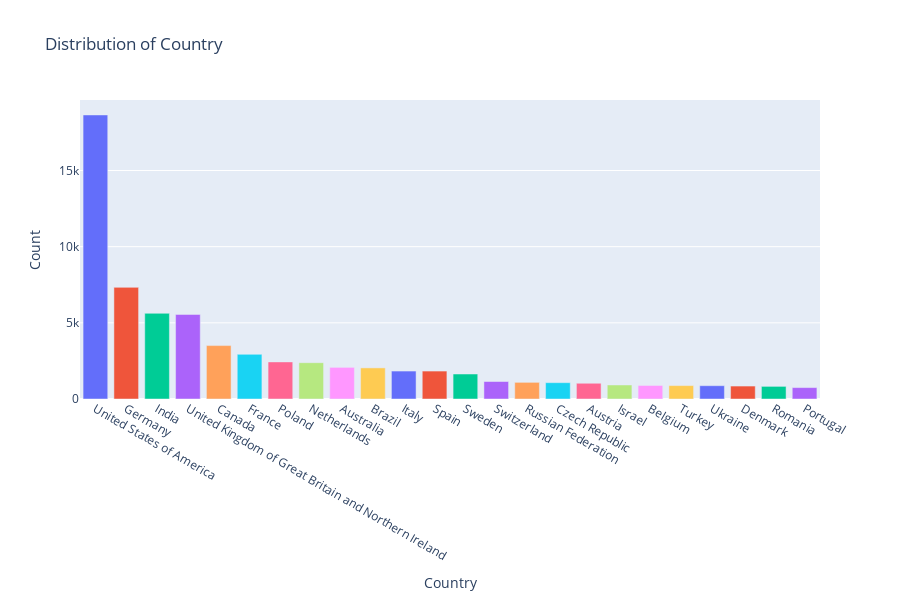

The cell this chart's notebook holds for it:
### Markdown cell above
#### Countries

### Code cell
plot_generic(df, 'Country', 'bar', showlegend=False, max_unique_values=24, width=900, height=600)

### Figure 1 — Plotly figure (JSON) as saved in the notebook; plotly's stock layout.template omitted (floating-point values rounded to 4 significant figures)
{"data": [{"alignmentgroup": "True", "customdata": [[21.2]], "hovertemplate": "<b>%{hovertext}</b><br><br>Country=%{x}<br>Count=%{y}<br>Percentage (%)=%{customdata[0]}<extra></extra>", "hovertext": ["United States of America"], "legendgroup": "United States of America", "marker": {"color": "#636efa", "pattern": {"shape": ""}}, "name": "United States of America", "offsetgroup": "United States of America", "orientation": "v", "showlegend": true, "textposition": "auto", "type": "bar", "x": ["United States of America"], "xaxis": "x", "y": [18647], "yaxis": "y"}, {"alignmentgroup": "True", "customdata": [[8.33]], "hovertemplate": "<b>%{hovertext}</b><br><br>Country=%{x}<br>Count=%{y}<br>Percentage (%)=%{customdata[0]}<extra></extra>", "hovertext": ["Germany"], "legendgroup": "Germany", "marker": {"color": "#EF553B", "pattern": {"shape": ""}}, "name": "Germany", "offsetgroup": "Germany", "orientation": "v", "showlegend": true, "textposition": "auto", "type": "bar", "x": ["Germany"], "xaxis": "x", "y": [7328], "yaxis": "y"}, {"alignmentgroup": "True", "customdata": [[6.39]], "hovertemplate": "<b>%{hovertext}</b><br><br>Country=%{x}<br>Count=%{y}<br>Percentage (%)=%{customdata[0]}<extra></extra>", "hovertext": ["India"], "legendgroup": "India", "marker": {"color": "#00cc96", "pattern": {"shape": ""}}, "name": "India", "offsetgroup": "India", "orientation": "v", "showlegend": true, "textposition": "auto", "type": "bar", "x": ["India"], "xaxis": "x", "y": [5625], "yaxis": "y"}, {"alignmentgroup": "True", "customdata": [[6.31]], "hovertemplate": "<b>%{hovertext}</b><br><br>Country=%{x}<br>Count=%{y}<br>Percentage (%)=%{customdata[0]}<extra></extra>", "hovertext": ["United Kingdom of Great Britain and Northern Ireland"], "legendgroup": "United Kingdom of Great Britain and Northern Ireland", "marker": {"color": "#ab63fa", "pattern": {"shape": ""}}, "name": "United Kingdom of Great Britain and Northern Ireland", "offsetgroup": "United Kingdom of Great Britain and Northern Ireland", "orientation": "v", "showlegend": true, "textposition": "auto", "type": "bar", "x": ["United Kingdom of Great Britain and Northern Ireland"], "xaxis": "x", "y": [5552], "yaxis": "y"}, {"alignmentgroup": "True", "customdata": [[3.99]], "hovertemplate": "<b>%{hovertext}</b><br><br>Country=%{x}<br>Count=%{y}<br>Percentage (%)=%{customdata[0]}<extra></extra>", "hovertext": ["Canada"], "legendgroup": "Canada", "marker": {"color": "#FFA15A", "pattern": {"shape": ""}}, "name": "Canada", "offsetgroup": "Canada", "orientation": "v", "showlegend": true, "textposition": "auto", "type": "bar", "x": ["Canada"], "xaxis": "x", "y": [3507], "yaxis": "y"}, {"alignmentgroup": "True", "customdata": [[3.33]], "hovertemplate": "<b>%{hovertext}</b><br><br>Country=%{x}<br>Count=%{y}<br>Percentage (%)=%{customdata[0]}<extra></extra>", "hovertext": ["France"], "legendgroup": "France", "marker": {"color": "#19d3f3", "pattern": {"shape": ""}}, "name": "France", "offsetgroup": "France", "orientation": "v", "showlegend": true, "textposition": "auto", "type": "bar", "x": ["France"], "xaxis": "x", "y": [2933], "yaxis": "y"}, {"alignmentgroup": "True", "customdata": [[2.77]], "hovertemplate": "<b>%{hovertext}</b><br><br>Country=%{x}<br>Count=%{y}<br>Percentage (%)=%{customdata[0]}<extra></extra>", "hovertext": ["Poland"], "legendgroup": "Poland", "marker": {"color": "#FF6692", "pattern": {"shape": ""}}, "name": "Poland", "offsetgroup": "Poland", "orientation": "v", "showlegend": true, "textposition": "auto", "type": "bar", "x": ["Poland"], "xaxis": "x", "y": [2435], "yaxis": "y"}, {"alignmentgroup": "True", "customdata": [[2.71]], "hovertemplate": "<b>%{hovertext}</b><br><br>Country=%{x}<br>Count=%{y}<br>Percentage (%)=%{customdata[0]}<extra></extra>", "hovertext": ["Netherlands"], "legendgroup": "Netherlands", "marker": {"color": "#B6E880", "pattern": {"shape": ""}}, "name": "Netherlands", "offsetgroup": "Netherlands", "orientation": "v", "showlegend": true, "textposition": "auto", "type": "bar", "x": ["Netherlands"], "xaxis": "x", "y": [2383], "yaxis": "y"}, {"alignmentgroup": "True", "customdata": [[2.36]], "hovertemplate": "<b>%{hovertext}</b><br><br>Country=%{x}<br>Count=%{y}<br>Percentage (%)=%{customdata[0]}<extra></extra>", "hovertext": ["Australia"], "legendgroup": "Australia", "marker": {"color": "#FF97FF", "pattern": {"shape": ""}}, "name": "Australia", "offsetgroup": "Australia", "orientation": "v", "showlegend": true, "textposition": "auto", "type": "bar", "x": ["Australia"], "xaxis": "x", "y": [2078], "yaxis": "y"}, {"alignmentgroup": "True", "customdata": [[2.32]], "hovertemplate": "<b>%{hovertext}</b><br><br>Country=%{x}<br>Count=%{y}<br>Percentage (%)=%{customdata[0]}<extra></extra>", "hovertext": ["Brazil"], "legendgroup": "Brazil", "marker": {"color": "#FECB52", "pattern": {"shape": ""}}, "name": "Brazil", "offsetgroup": "Brazil", "orientation": "v", "showlegend": true, "textposition": "auto", "type": "bar", "x": ["Brazil"], "xaxis": "x", "y": [2042], "yaxis": "y"}, {"alignmentgroup": "True", "customdata": [[2.09]], "hovertemplate": "<b>%{hovertext}</b><br><br>Country=%{x}<br>Count=%{y}<br>Percentage (%)=%{customdata[0]}<extra></extra>", "hovertext": ["Italy"], "legendgroup": "Italy", "marker": {"color": "#636efa", "pattern": {"shape": ""}}, "name": "Italy", "offsetgroup": "Italy", "orientation": "v", "showlegend": true, "textposition": "auto", "type": "bar", "x": ["Italy"], "xaxis": "x", "y": [1835], "yaxis": "y"}, {"alignmentgroup": "True", "customdata": [[2.08]], "hovertemplate": "<b>%{hovertext}</b><br><br>Country=%{x}<br>Count=%{y}<br>Percentage (%)=%{customdata[0]}<extra></extra>", "hovertext": ["Spain"], "legendgroup": "Spain", "marker": {"color": "#EF553B", "pattern": {"shape": ""}}, "name": "Spain", "offsetgroup": "Spain", "orientation": "v", "showlegend": true, "textposition": "auto", "type": "bar", "x": ["Spain"], "xaxis": "x", "y": [1834], "yaxis": "y"}, {"alignmentgroup": "True", "customdata": [[1.87]], "hovertemplate": "<b>%{hovertext}</b><br><br>Country=%{x}<br>Count=%{y}<br>Percentage (%)=%{customdata[0]}<extra></extra>", "hovertext": ["Sweden"], "legendgroup": "Sweden", "marker": {"color": "#00cc96", "pattern": {"shape": ""}}, "name": "Sweden", "offsetgroup": "Sweden", "orientation": "v", "showlegend": true, "textposition": "auto", "type": "bar", "x": ["Sweden"], "xaxis": "x", "y": [1641], "yaxis": "y"}, {"alignmentgroup": "True", "customdata": [[1.31]], "hovertemplate": "<b>%{hovertext}</b><br><br>Country=%{x}<br>Count=%{y}<br>Percentage (%)=%{customdata[0]}<extra></extra>", "hovertext": ["Switzerland"], "legendgroup": "Switzerland", "marker": {"color": "#ab63fa", "pattern": {"shape": ""}}, "name": "Switzerland", "offsetgroup": "Switzerland", "orientation": "v", "showlegend": true, "textposition": "auto", "type": "bar", "x": ["Switzerland"], "xaxis": "x", "y": [1149], "yaxis": "y"}, {"alignmentgroup": "True", "customdata": [[1.24]], "hovertemplate": "<b>%{hovertext}</b><br><br>Country=%{x}<br>Count=%{y}<br>Percentage (%)=%{customdata[0]}<extra></extra>", "hovertext": ["Russian Federation"], "legendgroup": "Russian Federation", "marker": {"color": "#FFA15A", "pattern": {"shape": ""}}, "name": "Russian Federation", "offsetgroup": "Russian Federation", "orientation": "v", "showlegend": true, "textposition": "auto", "type": "bar", "x": ["Russian Federation"], "xaxis": "x", "y": [1094], "yaxis": "y"}, {"alignmentgroup": "True", "customdata": [[1.22]], "hovertemplate": "<b>%{hovertext}</b><br><br>Country=%{x}<br>Count=%{y}<br>Percentage (%)=%{customdata[0]}<extra></extra>", "hovertext": ["Czech Republic"], "legendgroup": "Czech Republic", "marker": {"color": "#19d3f3", "pattern": {"shape": ""}}, "name": "Czech Republic", "offsetgroup": "Czech Republic", "orientation": "v", "showlegend": true, "textposition": "auto", "type": "bar", "x": ["Czech Republic"], "xaxis": "x", "y": [1072], "yaxis": "y"}, {"alignmentgroup": "True", "customdata": [[1.17]], "hovertemplate": "<b>%{hovertext}</b><br><br>Country=%{x}<br>Count=%{y}<br>Percentage (%)=%{customdata[0]}<extra></extra>", "hovertext": ["Austria"], "legendgroup": "Austria", "marker": {"color": "#FF6692", "pattern": {"shape": ""}}, "name": "Austria", "offsetgroup": "Austria", "orientation": "v", "showlegend": true, "textposition": "auto", "type": "bar", "x": ["Austria"], "xaxis": "x", "y": [1033], "yaxis": "y"}, {"alignmentgroup": "True", "customdata": [[1.05]], "hovertemplate": "<b>%{hovertext}</b><br><br>Country=%{x}<br>Count=%{y}<br>Percentage (%)=%{customdata[0]}<extra></extra>", "hovertext": ["Israel"], "legendgroup": "Israel", "marker": {"color": "#B6E880", "pattern": {"shape": ""}}, "name": "Israel", "offsetgroup": "Israel", "orientation": "v", "showlegend": true, "textposition": "auto", "type": "bar", "x": ["Israel"], "xaxis": "x", "y": [921], "yaxis": "y"}, {"alignmentgroup": "True", "customdata": [[1.01]], "hovertemplate": "<b>%{hovertext}</b><br><br>Country=%{x}<br>Count=%{y}<br>Percentage (%)=%{customdata[0]}<extra></extra>", "hovertext": ["Belgium"], "legendgroup": "Belgium", "marker": {"color": "#FF97FF", "pattern": {"shape": ""}}, "name": "Belgium", "offsetgroup": "Belgium", "orientation": "v", "showlegend": true, "textposition": "auto", "type": "bar", "x": ["Belgium"], "xaxis": "x", "y": [888], "yaxis": "y"}, {"alignmentgroup": "True", "customdata": [[1]], "hovertemplate": "<b>%{hovertext}</b><br><br>Country=%{x}<br>Count=%{y}<br>Percentage (%)=%{customdata[0]}<extra></extra>", "hovertext": ["Turkey"], "legendgroup": "Turkey", "marker": {"color": "#FECB52", "pattern": {"shape": ""}}, "name": "Turkey", "offsetgroup": "Turkey", "orientation": "v", "showlegend": true, "textposition": "auto", "type": "bar", "x": ["Turkey"], "xaxis": "x", "y": [881], "yaxis": "y"}, {"alignmentgroup": "True", "customdata": [[0.99]], "hovertemplate": "<b>%{hovertext}</b><br><br>Country=%{x}<br>Count=%{y}<br>Percentage (%)=%{customdata[0]}<extra></extra>", "hovertext": ["Ukraine"], "legendgroup": "Ukraine", "marker": {"color": "#636efa", "pattern": {"shape": ""}}, "name": "Ukraine", "offsetgroup": "Ukraine", "orientation": "v", "showlegend": true, "textposition": "auto", "type": "bar", "x": ["Ukraine"], "xaxis": "x", "y": [873], "yaxis": "y"}, {"alignmentgroup": "True", "customdata": [[0.97]], "hovertemplate": "<b>%{hovertext}</b><br><br>Country=%{x}<br>Count=%{y}<br>Percentage (%)=%{customdata[0]}<extra></extra>", "hovertext": ["Denmark"], "legendgroup": "Denmark", "marker": {"color": "#EF553B", "pattern": {"shape": ""}}, "name": "Denmark", "offsetgroup": "Denmark", "orientation": "v", "showlegend": true, "textposition": "auto", "type": "bar", "x": ["Denmark"], "xaxis": "x", "y": [850], "yaxis": "y"}, {"alignmentgroup": "True", "customdata": [[0.94]], "hovertemplate": "<b>%{hovertext}</b><br><br>Country=%{x}<br>Count=%{y}<br>Percentage (%)=%{customdata[0]}<extra></extra>", "hovertext": ["Romania"], "legendgroup": "Romania", "marker": {"color": "#00cc96", "pattern": {"shape": ""}}, "name": "Romania", "offsetgroup": "Romania", "orientation": "v", "showlegend": true, "textposition": "auto", "type": "bar", "x": ["Romania"], "xaxis": "x", "y": [829], "yaxis": "y"}, {"alignmentgroup": "True", "customdata": [[0.85]], "hovertemplate": "<b>%{hovertext}</b><br><br>Country=%{x}<br>Count=%{y}<br>Percentage (%)=%{customdata[0]}<extra></extra>", "hovertext": ["Portugal"], "legendgroup": "Portugal", "marker": {"color": "#ab63fa", "pattern": {"shape": ""}}, "name": "Portugal", "offsetgroup": "Portugal", "orientation": "v", "showlegend": true, "textposition": "auto", "type": "bar", "x": ["Portugal"], "xaxis": "x", "y": [749], "yaxis": "y"}], "layout": {"barmode": "relative", "height": 600, "legend": {"title": {"text": "Country"}, "tracegroupgap": 0}, "showlegend": false, "title": {"text": "Distribution of Country"}, "width": 900, "xaxis": {"anchor": "y", "autorange": true, "categoryarray": ["United States of America", "Germany", "India", "United Kingdom of Great Britain and Northern Ireland", "Canada", "France", "Poland", "Netherlands", "Australia", "Brazil", "Italy", "Spain", "Sweden", "Switzerland", "Russian Federation", "Czech Republic", "Austria", "Israel", "Belgium", "Turkey", "Ukraine", "Denmark", "Romania", "Portugal"], "categoryorder": "array", "domain": [0, 1], "range": [-0.5, 23.5], "title": {"text": "Country"}, "type": "category"}, "yaxis": {"anchor": "x", "autorange": true, "domain": [0, 1], "range": [0, 19630.0], "title": {"text": "Count"}, "type": "linear"}}}
